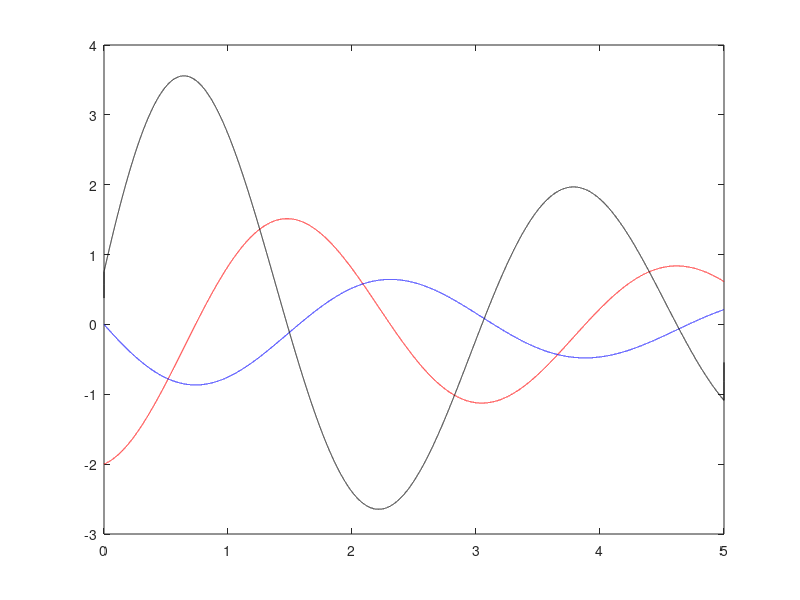

Reproduce this figure in MATLAB.
clear all
h = 0.0001;       % step size
t = -0:h:5;    % domain
E = exp(-.06*pi*t).*sin(2*t-pi);      % range
E1 = gradient(E)/h;   % first derivative
E2 = gradient(E1)/h;   % second derivative
plot(t,E1,'r',t,E,'b', t,E2,'k')